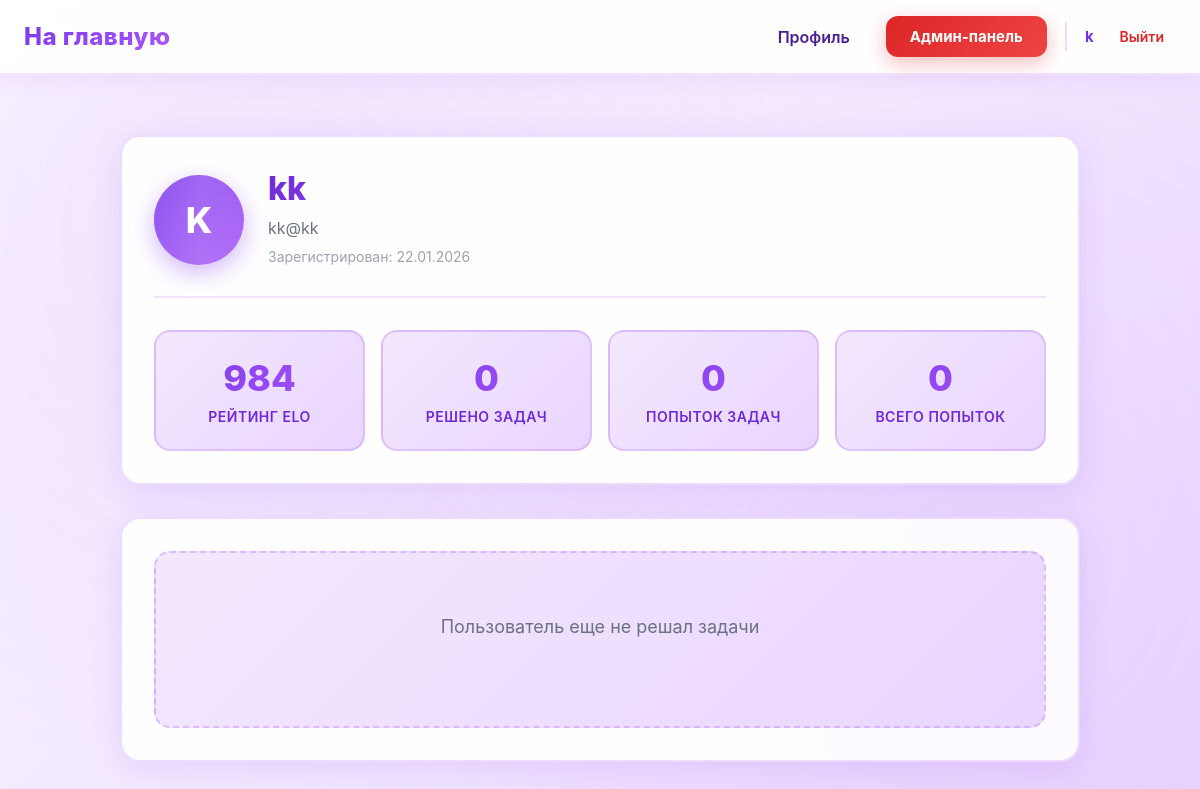
The page /admin/profile/9 (signed in) on the database as committed earlier.
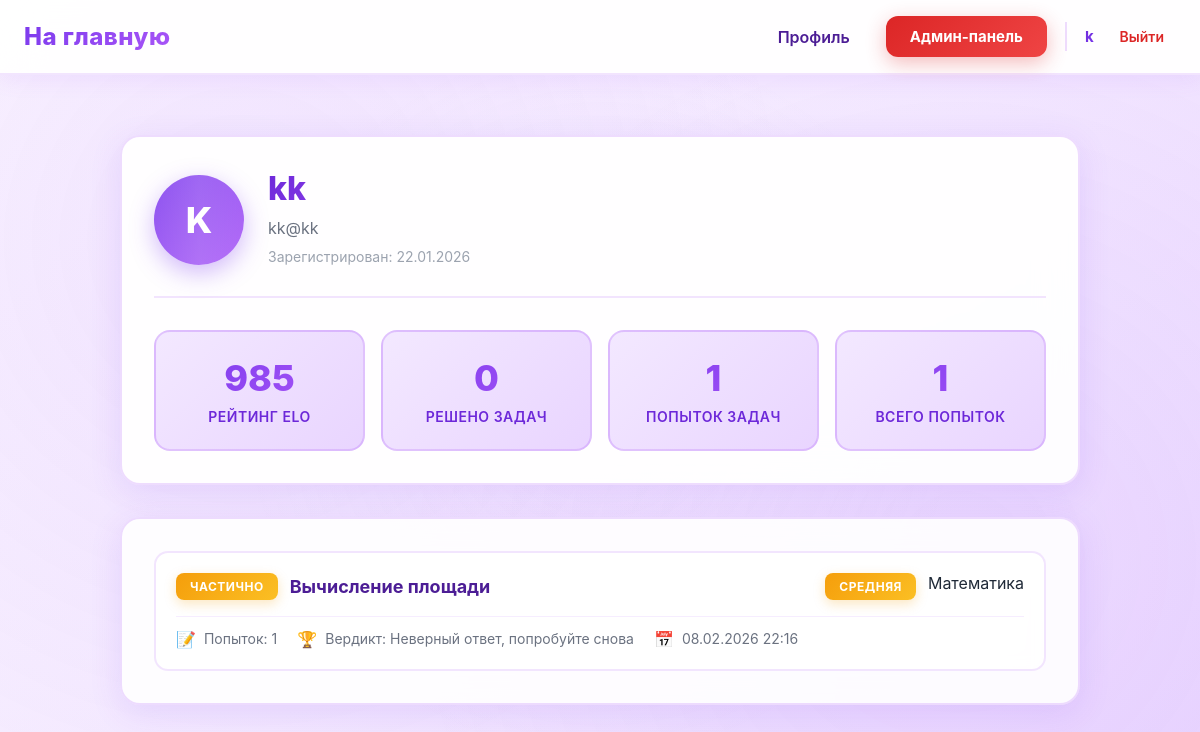
The same page on the database as committed later.
### data/users.py (models this page shows, shortened)
class User(SqlAlchemyBase, UserMixin):
    __tablename__ = 'users'
    id = sqlalchemy.Column(sqlalchemy.Integer,
                           primary_key=True, autoincrement=True)
    name = sqlalchemy.Column(sqlalchemy.String, nullable=True)
    email = sqlalchemy.Column(sqlalchemy.String,
                              index=True, unique=True, nullable=True)
    hashed_password = sqlalchemy.Column(sqlalchemy.String, nullable=True)
    elo_rating = sqlalchemy.Column(sqlalchemy.Float, default=1000)
    admin = sqlalchemy.Column(sqlalchemy.Boolean, default=0)
    ban = sqlalchemy.Column(sqlalchemy.Boolean, default=0)
    created_date = sqlalchemy.Column(sqlalchemy.DateTime,
                                     default=datetime.datetime.now)
    submissions = orm.relationship("Submissions", back_populates="user")

### data/tasks.py (models this page shows)
class Tasks(SqlAlchemyBase):
    __tablename__ = 'tasks'
    id = sqlalchemy.Column(sqlalchemy.Integer,
                           primary_key=True, autoincrement=True)
    subject = sqlalchemy.Column(sqlalchemy.Text, nullable=True)
    title = sqlalchemy.Column(sqlalchemy.Text, nullable=True)
    statement = sqlalchemy.Column(sqlalchemy.Text, nullable=True)
    input_format = sqlalchemy.Column(sqlalchemy.Text, nullable=True)
    output_format = sqlalchemy.Column(sqlalchemy.Text, nullable=True)
    memory_limit = sqlalchemy.Column(sqlalchemy.Integer, nullable=True)
    time_limit = sqlalchemy.Column(sqlalchemy.Integer, nullable=True)
    difficulty = sqlalchemy.Column(sqlalchemy.Text, nullable=True)
    created_at = sqlalchemy.Column(sqlalchemy.DateTime,
                                     default=datetime.datetime.now)
    task_tests = orm.relationship("TaskTest", back_populates='tasks')
    submissions = orm.relationship("Submissions", back_populates="tasks")
    theme = sqlalchemy.Column(sqlalchemy.Text, nullable=True)

### data/submissions.py (models this page shows)
class Submissions(SqlAlchemyBase):
    __tablename__ = 'submissions'
    id = sqlalchemy.Column(sqlalchemy.Integer,
                           primary_key=True, autoincrement=True)
    user_id = sqlalchemy.Column(sqlalchemy.Integer,
                                sqlalchemy.ForeignKey("users.id"))
    task_id = sqlalchemy.Column(sqlalchemy.Integer,
                                sqlalchemy.ForeignKey("tasks.id"))
    total_tests = sqlalchemy.Column(sqlalchemy.Integer, nullable=True)
    verdict = sqlalchemy.Column(sqlalchemy.Text, nullable=True)
    created_at = sqlalchemy.Column(sqlalchemy.DateTime,
                                     default=datetime.datetime.now)
    tasks = orm.relationship('Tasks', back_populates="submissions")
    user = orm.relationship("User", back_populates="submissions")

### main.py (the view, shortened to what this page needs)
@app.route('/profile')
@app.route('/profile/<int:user_id>')
@app.route('/admin/profile/<int:user_id>')
@login_required
@user_ban
def profile(user_id=None):
    subject = session.get('subject')
    db_sess = db_session.create_session()
    if user_id is None:
        user = current_user
    else:
        user = db_sess.get(User, user_id)
        if not user:
            abort(404)
    all_submissions = db_sess.query(Submissions).filter(
        Submissions.user_id == user.id
    ).order_by(Submissions.created_at.desc()).all()
    tasks_stats = {}
    for submission in all_submissions:
        task_id = submission.task_id
        task_task = db_sess.get(Tasks, task_id)
        if task_id not in tasks_stats:
            tasks_stats[task_id] = {
                'task': submission.tasks,
                'best_submission': submission,
                'attempts': 1,
                'solved': submission.verdict == "OK",
                'subject': task_task.subject
            }
    tasks_stats = tasks_stats.values()
    total_tasks_attempted = len(tasks_stats)
    solved_tasks = sum(1 for t in tasks_stats if t['solved'])
    total_submissions = len(all_submissions)
    return render_template(
        'profile.html',
        user=user,
        tasks_stats=tasks_stats,
        total_tasks_attempted=total_tasks_attempted,
        solved_tasks=solved_tasks,
        total_submissions=total_submissions,
        is_own_profile=(user.id == current_user.id),
        subject=subject
    )

### data/db_session.py (called while the page is built)
def create_session() -> Session:
    global __factory
    return __factory()

### main.py (called while the page is built)
@login_manager.user_loader
def load_user(user_id):
    db_sess = db_session.create_session()
    return db_sess.get(User, user_id)

def user_ban(func):
    @wraps(func)
    def wrapper(*args, **kwargs):
        if current_user.ban:
            abort(403)
        return func(*args, **kwargs)
    return wrapper

### templates/profile.html (shortened to what this page needs)
{% extends "base.html" %}
{% block styles %}
<link rel="stylesheet" href="{{ url_for('static', filename='profile.css') }}">
{% endblock %}
{% block content %}
<div class="profile-container">
    <div class="profile-header">
        <div class="user-info">
            <div class="avatar">{{ user.name[0].upper() }}</div>
            <div class="user-details">
                <h1>{{ user.name }}</h1>
                <p class="email">{{ user.email }}</p>
                <p class="member-since">Зарегистрирован: {{ user.created_date.strftime('%d.%m.%Y') }}</p>
            </div>
        </div>
        <div class="stats-cards">
            <div class="stat-card">
                <div class="stat-value">{{ user.elo_rating|round|int }}</div>
                <div class="stat-label">Рейтинг ELO</div>
            </div>
            <div class="stat-card">
                <div class="stat-value">{{ solved_tasks }}</div>
                <div class="stat-label">Решено задач</div>
            </div>
            <div class="stat-card">
                <div class="stat-value">{{ total_tasks_attempted }}</div>
                <div class="stat-label">Попыток задач</div>
            </div>
            <div class="stat-card">
                <div class="stat-value">{{ total_submissions }}</div>
                <div class="stat-label">Всего попыток</div>
            </div>
        </div>
    </div>
    <div class="profile-content">
        {% if tasks_stats %}
        <div class="tasks-list">
            {% for task_stat in tasks_stats %}
            <div class="task-item {% if task_stat.solved %}solved{% endif %}">
                <div class="task-header">
                    <div class="task-title-section">
                        <span class="status-badge {% if task_stat.solved %}badge-success{% else %}badge-partial{% endif %}">
                            {% if task_stat.solved %}
                                ✓ Решено
                            {% else %}
                                Частично
                            {% endif %}
                        </span>
                        <h3>
                            <a href="/{{ subject }}/task/{{ task_stat.task.id }}">{{ task_stat.task.title }}</a>
                        </h3>
                    </div>
                    <div class="task-meta">
                        <span class="difficulty difficulty-{{ task_stat.task.difficulty|lower }}">
                            {{ task_stat.task.difficulty }}
                        </span>
                        <span class="task-subject">{{ task_stat.subject|capitalize }}</span>
                    </div>
                </div>
                <div class="task-stats">
                    <div class="stat-item">
                        <span class="stat-icon">📝</span>
                        <span>Попыток: {{ task_stat.attempts }}</span>
                    </div>
                    <div class="stat-item">
                        <span class="stat-icon">🏆</span>
                        <span>Вердикт: {{ task_stat.best_submission.verdict }}</span>
                    </div>
                    <div class="stat-item">
                        <span class="stat-icon">📅</span>
                        <span>{{ task_stat.best_submission.created_at.strftime('%d.%m.%Y %H:%M') }}</span>
                    </div>
                </div>
            </div>
            {% endfor %}
        </div>
        {% else %}
        <div class="no-tasks">
            <p>{% if is_own_profile %}Вы еще не решали задачи{% else %}Пользователь еще не решал задачи{% endif %}</p>
        </div>
        {% endif %}
    </div>
</div>
{% endblock %}

Rows that differ between the two databases and show on the page:
changed User "kk": elo_rating "984" → "985"
added Tasks: task "Вычисление площади", task.difficulty "СРЕДНЯЯ", subject "Математика", attempts "1", best_submission.verdict "Неверный ответ, попробуйте снова", best_submission.created_at "08.02.2026 22:16"
Other text that changed with them:
{{ total_tasks_attempted }}: "0" → "1"
{{ total_submissions }}: "0" → "1"
text no longer shown: "Пользователь еще не решал задачи"
